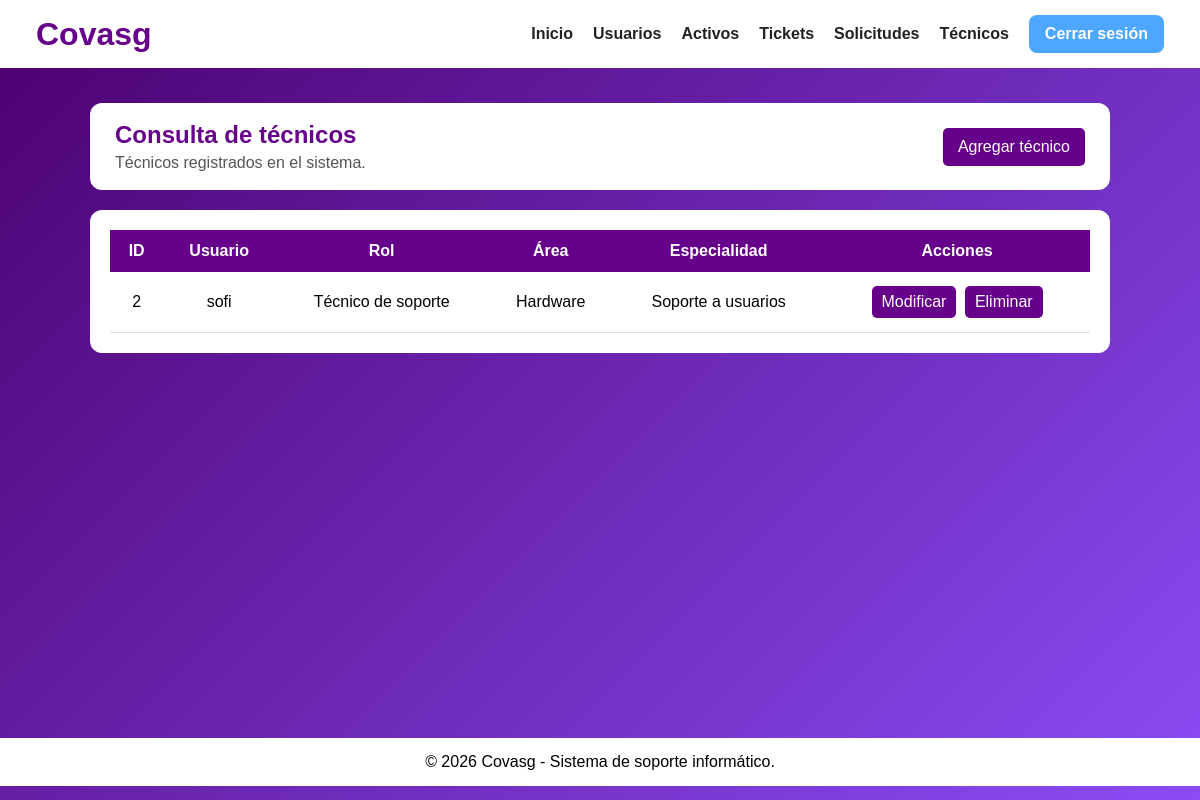
The app's page /administrador/tecnico/consultatecnicos.php, older data.
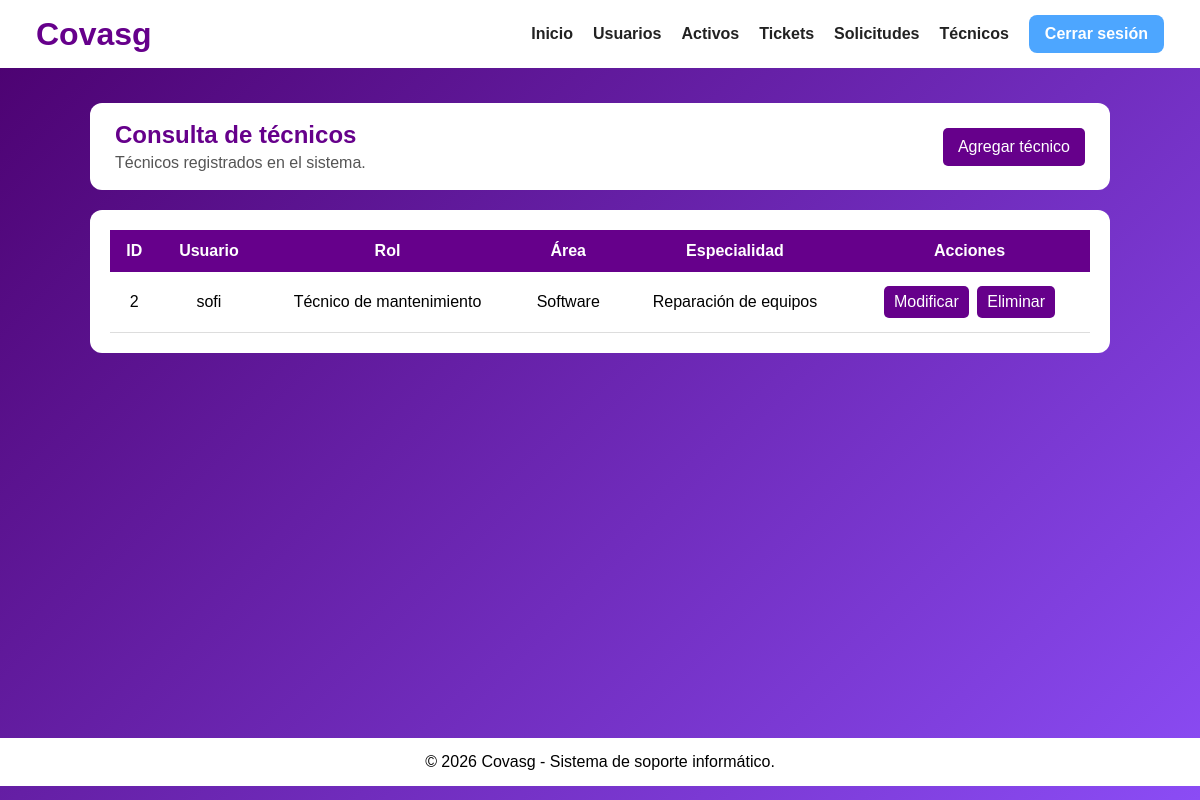
The same page, newer data.
### tables this page shows
CREATE TABLE `tecnico` (
  `id_tecnico` int(11) NOT NULL AUTO_INCREMENT,
  `id_usuario` int(11) NOT NULL,
  `rol` varchar(50) DEFAULT NULL,
  `area` varchar(50) DEFAULT NULL,
  `especialidad` varchar(100) DEFAULT NULL,
  PRIMARY KEY (`id_tecnico`),
  KEY `fk_tecnico_usuario` (`id_usuario`),
  CONSTRAINT `fk_tecnico_usuario` FOREIGN KEY (`id_usuario`) REFERENCES `usuario` (`id_usuario`) ON DELETE CASCADE ON UPDATE CASCADE
);

CREATE TABLE `usuario` (
  `id_usuario` int(11) NOT NULL AUTO_INCREMENT,
  `id_rol` int(11) NOT NULL,
  `nombre` varchar(100) NOT NULL,
  `correo` varchar(100) NOT NULL,
  `contrasenia` varchar(255) NOT NULL,
  PRIMARY KEY (`id_usuario`),
  UNIQUE KEY `correo` (`correo`),
  KEY `fk_usuario_rol` (`id_rol`),
  CONSTRAINT `fk_usuario_rol` FOREIGN KEY (`id_rol`) REFERENCES `rol` (`id_rol`) ON UPDATE CASCADE
);

### administrador/tecnico/consultatecnicos.php (the view, shortened to what this page needs)
<?php
include("../../php/conexion.php");
$consulta = "SELECT tecnico.*, usuario.nombre
             FROM tecnico
             INNER JOIN usuario
             ON tecnico.id_usuario = usuario.id_usuario";
$resultado = mysqli_query($conexion, $consulta);
?>
<!DOCTYPE html>
<html lang="es">
<head>
    <link rel="stylesheet" href="../css/estilotecnicos.css">
</head>
<body>
<header>
    <h1>Covasg</h1>
    <nav>
        <a href="../administrador.php">Inicio</a>
        <a href="../usuarios.html">Usuarios</a>
        <a href="../activos/consultaactivos.php">Activos</a>
        <a href="../tickets/consultatickets.php">Tickets</a>
        <a href="../solicitudes/consultasolicitudes.php">Solicitudes</a>
        <a href="consultatecnicos.php">Técnicos</a>
        <a href="../../php/cerrarsesion.php" class="cerrar-sesion">Cerrar sesión</a>
    </nav>
</header>
<main>
    <section class="titulo">
        <div>
            <h2>Consulta de técnicos</h2>
            <p>
                Técnicos registrados en el sistema.
            </p>
        </div>
        <a href="altatecnico.php" class="boton">
            Agregar técnico
        </a>
    </section>
    <section class="tabla-contenedor">
        <table>
            <thead>
                <tr>
                    <th>ID</th>
                    <th>Usuario</th>
                    <th>Rol</th>
                    <th>Área</th>
                    <th>Especialidad</th>
                    <th>Acciones</th>
                </tr>
            </thead>
            <tbody>
                <?php
                while ($tecnico = mysqli_fetch_array($resultado)) {
                ?>
                    <tr>
                        <td>
                            <?php echo $tecnico["id_tecnico"]; ?>
                        </td>
                        <td>
                            <?php echo $tecnico["nombre"]; ?>
                        </td>
                        <td>
                            <?php echo $tecnico["rol"]; ?>
                        </td>
                        <td>
                            <?php echo $tecnico["area"]; ?>
                        </td>
                        <td>
                            <?php echo $tecnico["especialidad"]; ?>
                        </td>
                        <td>
                            <a href="modificartecnico.php?id=<?php echo $tecnico["id_tecnico"]; ?>">
                                Modificar
                            </a>
                            <a href="bajatecnico.php?id=<?php echo $tecnico["id_tecnico"]; ?>">
                                Eliminar
                            </a>
                        </td>
                    </tr>
                <?php
                }
                ?>
            </tbody>
        </table>
    </section>
</main>
<footer>
    <p>© 2026 Covasg - Sistema de soporte informático.</p>
</footer>
</body>
</html>

Row changes from the older to the newer data that the page shows:
changed tecnico "sofi": rol "Técnico de soporte" → "Técnico de mantenimiento"; area "Hardware" → "Software"; especialidad "Soporte a usuarios" → "Reparación de equipos"
